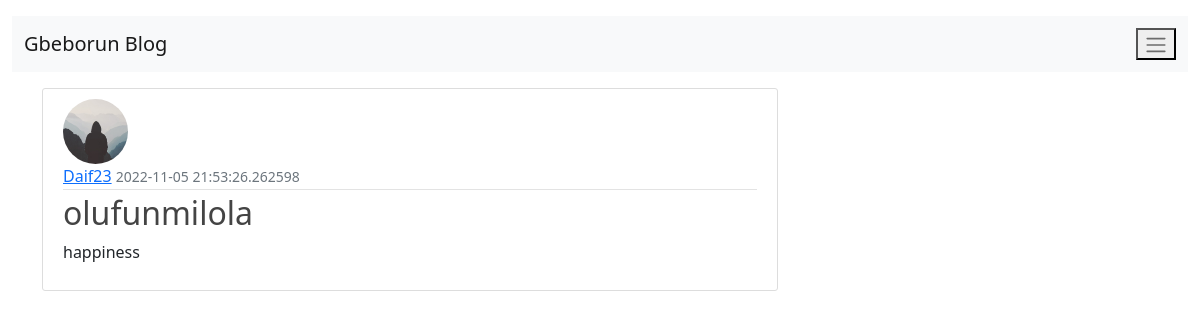
The app's page /post/4 with its own data.
### project/models.py (models this page shows, shortened)
class User(db.Model, UserMixin):
    id = db.Column(db.Integer(), primary_key=True)
    username = db.Column(db.String(20), unique=True, nullable=False)
    email = db.Column(db.String(120), unique=True, nullable=False)
    image_file = db.Column(db.String(20), nullable=False, default="default.jpg")
    password = db.Column(db.String(60), nullable=False)
    news = db.relationship("News", backref="author", lazy=True)

class News(db.Model):
    id = db.Column(db.Integer(), primary_key=True)
    title = db.Column(db.String(100), nullable=False)
    date_posted = db.Column(db.String(), nullable=False, default=datetime.utcnow)
    content = db.Column(db.Text, nullable=False)
    user_id = db.Column(db.Integer(), db.ForeignKey("user.id"), nullable=False)

### project/routes.py (the view)
@app.route("/post/<int:post_id>")
def post(post_id):
    post = News.query.get_or_404(post_id)
    return render_template("news.html", new=post)

### project/templates/news.html (shortened to what this page needs)
{% extends 'base.html' %}
{% block content %}
    <article class="media content-section">
        <img src="{{ url_for('static', filename='profile_pics/' + new.author.image_file) }}" class="rounded-circle article-img" alt="">
        <div class="media-body">
        <div class="article-metadata">
            <a class="mr-2" href="{{ url_for('user_posts', username=new.author.username) }}">{{ new.author.username }}</a>
            <small class="text-muted">{{ new.date_posted }}</small>
        </div>
        <h2 class="article-title">{{ new.title }}</a></h2>
        <p class="article-content">{{ new.content }}</p>
        </div>
    </article>
{% endblock %}

### project/static/main.css (style rules this page uses)
body { background: #fafafa; color: #333333; margin-top: 5rem; }
h1, h2, h3, h4, h5, h6 { color: #444444; }
.content-section { background: #ffffff; padding: 10px 20px; border: 1px solid #dddddd; border-radius: 3px; margin-bottom: 20px; }
.article-title { color: #444444; }
.article-content { white-space: pre-line; }
.article-img { height: 65px; width: 65px; margin-right: 16px; }
.article-metadata { padding-bottom: 1px; margin-bottom: 4px; border-bottom: 1px solid #e3e3e3 }

### records on screen
User: image_file (placeholder picture), author.username "Daif23"
News: date_posted "2022-11-05 21:53:26.262598", title "olufunmilola", content "happiness"
